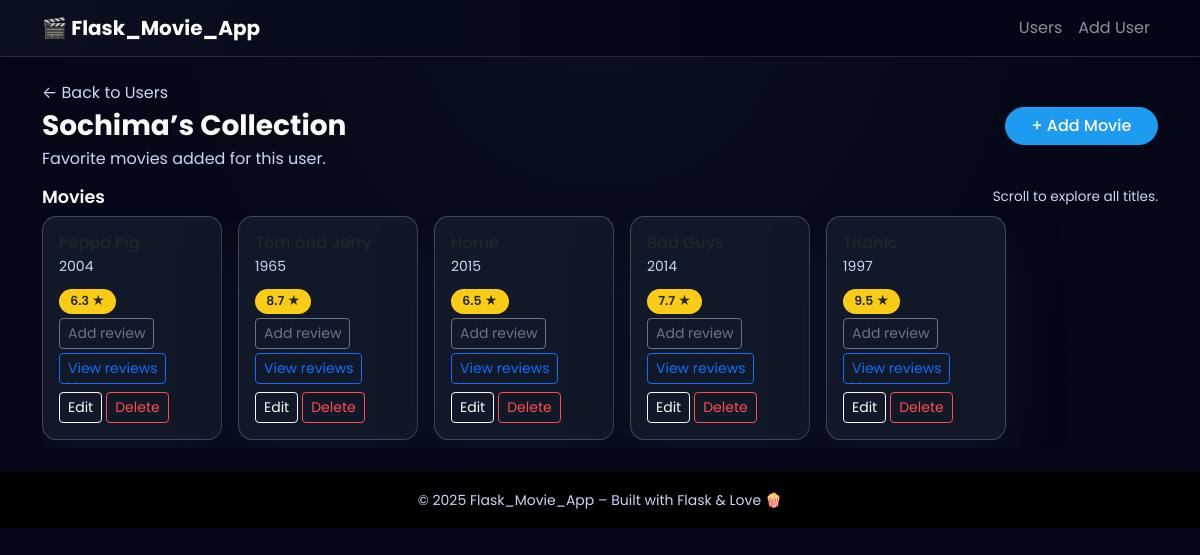
The page /users/2 on the database as committed earlier.
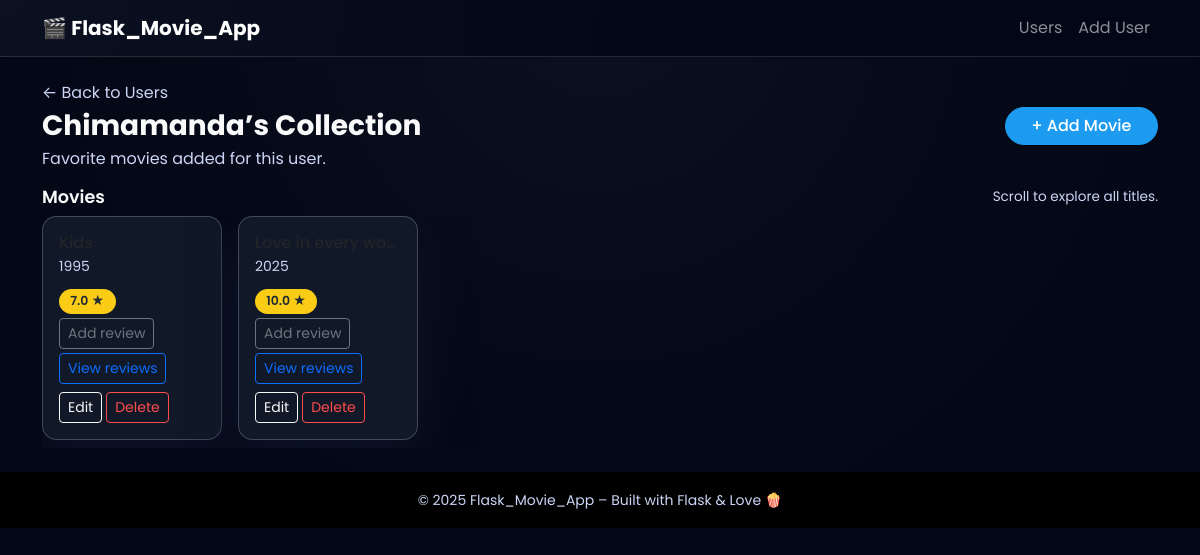
The same page on the database as committed later.
### models.py (models this page shows)
class User(db.Model):
    __tablename__ = "users"
    id = db.Column(db.Integer, primary_key=True)
    name = db.Column(db.String(100), nullable=False)
    movies = db.relationship(
        "Movie",
        back_populates="user",
        cascade="all, delete-orphan",
    )
    reviews = db.relationship(
        "Review",
        back_populates="user",
        cascade="all, delete-orphan",
    )

class Movie(db.Model):
    __tablename__ = "movies"
    id = db.Column(db.Integer, primary_key=True)
    name = db.Column(db.String(200), nullable=False)
    director_id = db.Column(db.Integer, db.ForeignKey("directors.id"), nullable=True)
    director = db.relationship("Director", back_populates="movies")
    genre_id = db.Column(db.Integer, db.ForeignKey("genres.id"), nullable=True)
    director_obj = db.relationship("Director", back_populates="movies")
    genre_obj = db.relationship("Genre", back_populates="movies")
    year = db.Column(db.Integer, nullable=False)
    rating = db.Column(db.Float, nullable=False)
    user_id = db.Column(db.Integer, db.ForeignKey("users.id"), nullable=False)
    user = db.relationship("User", back_populates="movies")
    reviews = db.relationship(
        "Review",
        back_populates="movie",
        cascade="all, delete-orphan",
    )

### app.py (the view)
@app.route("/users/<int:user_id>")
def user_movies(user_id):
	user = get_user_or_404(user_id)
	movies = data_manager.get_user_movies(user_id)
	return render_template("user_movies.html", user=user, movies=movies)

### app.py (called while the page is built)
def get_user_or_404(user_id: int):
	user = data_manager.get_user(user_id)
	if user is None:
		abort(404)
	return user

### datamanager/sqlite_data_manager.py (called while the page is built)
    def get_user(self, user_id: int) -> Optional[User]:
        return self.session.get(User, user_id)

    def get_user_movies(self, user_id: int) -> List[Movie]:
        return (
            self.session.query(Movie)
            .filter(Movie.user_id == user_id)
            .all()
        )

### templates/user_movies.html (shortened to what this page needs)
{% extends "base.html" %}
{% block content %}
  <div class="d-flex justify-content-between align-items-center mb-3">
    <div>
      <p class="mb-1">
        <a href="{{ url_for('list_users') }}" class="text-decoration-none text-secondary">
          ← Back to Users
        </a>
      </p>
      <h1 class="h3 fw-bold mb-1">
        {{ user['name'] }}’s Collection
      </h1>
      <p class="text-secondary mb-0">
        Favorite movies added for this user.
      </p>
    </div>
    <div class="d-flex flex-column align-items-end gap-2">
      <a href="{{ url_for('add_movie', user_id=user['id']) }}" class="btn btn-primary">
        + Add Movie
      </a>
    </div>
  </div>
  {% if movies %}
    <section class="mt-3">
      <div class="d-flex justify-content-between align-items-center mb-2">
        <h2 class="section-title mb-0">Movies</h2>
        <p class="section-subtitle mb-0">
          Scroll to explore all titles.
        </p>
      </div>
      <div class="scroll-row">
        {% for movie in movies %}
          <div class="scroll-item">
            <div class="card movie-card h-100">
              <div class="card-body d-flex flex-column">
                <div class="mb-2">
                  <h3 class="h6 mb-1 text-truncate" title="{{ movie['name'] }}">
                  </h3>
                  <p class="mb-1 text-secondary small">
                    {{ movie['year'] }}
                  </p>
                </div>
                <div class="mt-auto">
                  <div class="d-flex justify-content-between align-items-center mb-2 flex-wrap gap-1">
                    <span class="badge-rating">
                      {{ movie['rating'] }} ★
                    </span>
                    <div class="d-flex flex-wrap gap-1">
                      <a
                        href="{{ url_for('add_review', user_id=user['id'], movie_id=movie['id']) }}"
                        class="btn btn-sm btn-outline-secondary"
                      >
                        Add review
                      </a>
                      <a
                        href="{{ url_for('movie_reviews', movie_id=movie['id']) }}"
                        class="btn btn-sm btn-outline-primary"
                      >
                        View reviews
                      </a>
                    </div>
                  </div>
                  <div class="d-flex flex-wrap gap-1">
                    <a
                      href="{{ url_for('update_movie', user_id=user['id'], movie_id=movie['id']) }}"
                      class="btn btn-sm btn-outline-light"
                    >
                      Edit
                    </a>
                    <a
                      href="{{ url_for('delete_movie', user_id=user['id'], movie_id=movie['id']) }}"
                      class="btn btn-sm btn-outline-danger"
                    >
                      Delete
                    </a>
                  </div>
                </div>
              </div>
            </div>
          </div>
        {% endfor %}
      </div>
    </section>
  {% endif %}
{% endblock %}

Rows that differ between the two databases and show on the page:
no longer on this page (row edited): Movie: year "2004", rating "6.3"
no longer on this page (row edited): Movie: year "1965", rating "8.7"
removed Movie: year "2014", rating "7.7"
removed Movie: year "1997", rating "9.5"
changed User: name "Sochima" → "Chimamanda"
now on this page (row edited): Movie: year "1995", rating "7.0"
changed Movie (number 2 of 2 on the later page): year "2015" → "2025"; rating "6.5" → "10.0"
